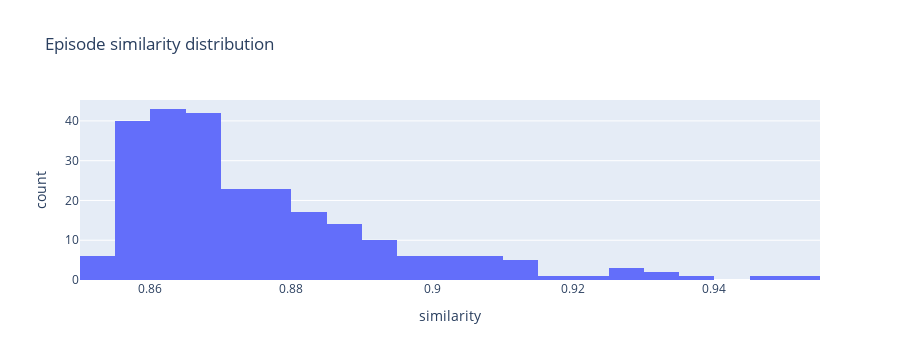

The cell this chart's notebook holds for it:
### Markdown cell above
## Similarity distribution

### Code cell
fig = px.histogram(df, x="similarity", nbins=40, title="Episode similarity distribution")
fig.update_layout(height=360)
fig

### Figure 1 — Plotly figure (JSON) as saved in the notebook; plotly's stock layout.template omitted (floating-point values rounded to 4 significant figures; data arrays with more than 128 entries replaced by an {"elided": "..."} marker saying what was removed)
{"data": [{"bingroup": "x", "hovertemplate": "similarity=%{x}<br>count=%{y}<extra></extra>", "legendgroup": "", "marker": {"color": "#636efa", "pattern": {"shape": ""}}, "name": "", "nbinsx": 40, "orientation": "v", "showlegend": false, "type": "histogram", "x": {"elided": "251 float values"}, "xaxis": "x", "yaxis": "y"}], "layout": {"barmode": "relative", "height": 360, "legend": {"tracegroupgap": 0}, "title": {"text": "Episode similarity distribution"}, "xaxis": {"anchor": "y", "domain": [0, 1], "title": {"text": "similarity"}}, "yaxis": {"anchor": "x", "domain": [0, 1], "title": {"text": "count"}}}}
